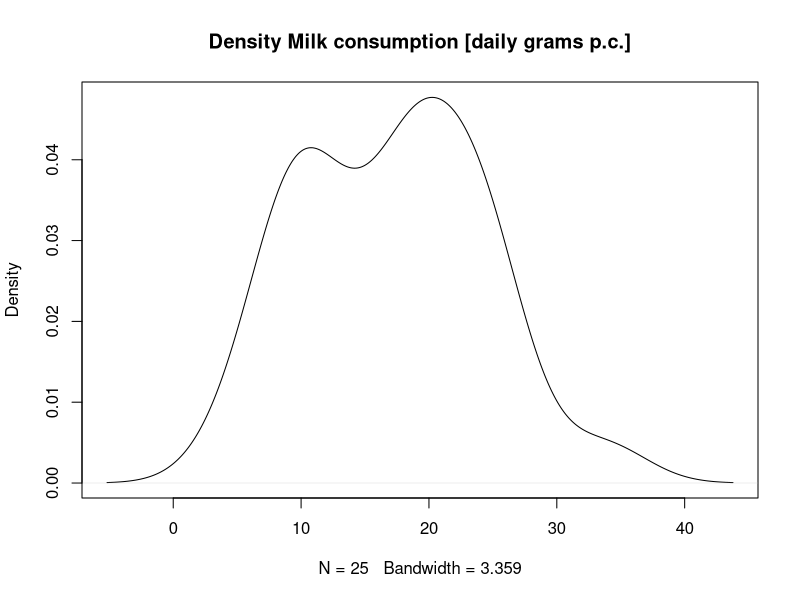
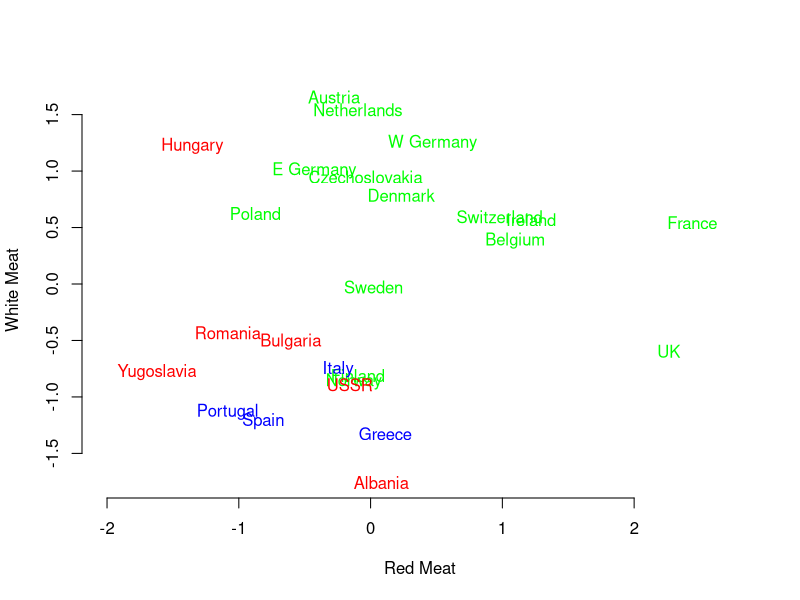
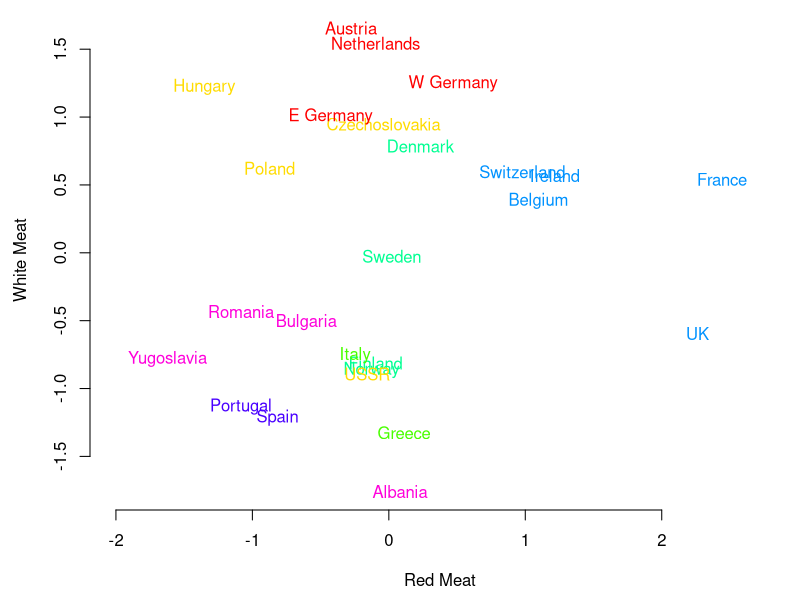
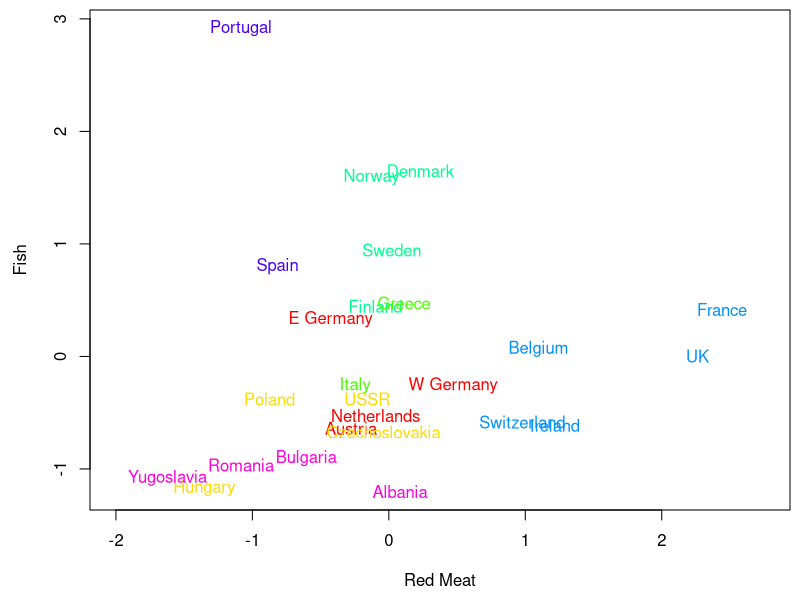
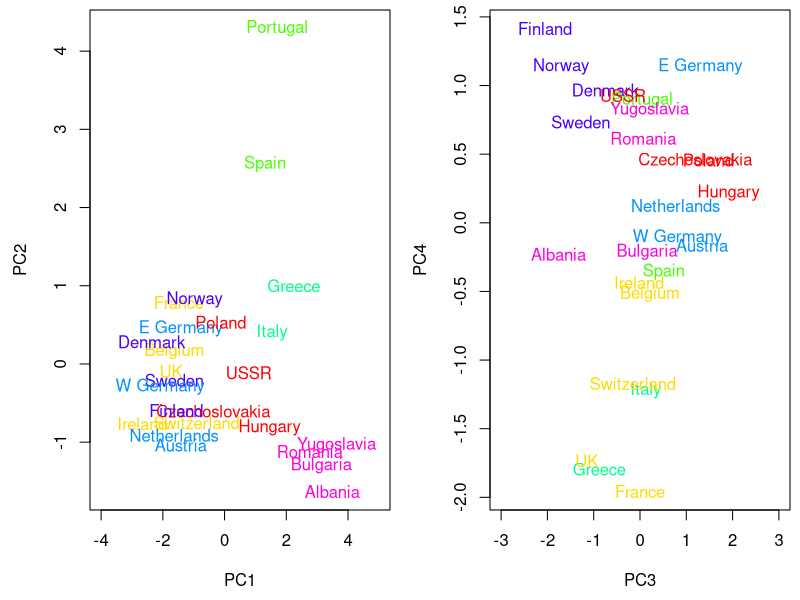
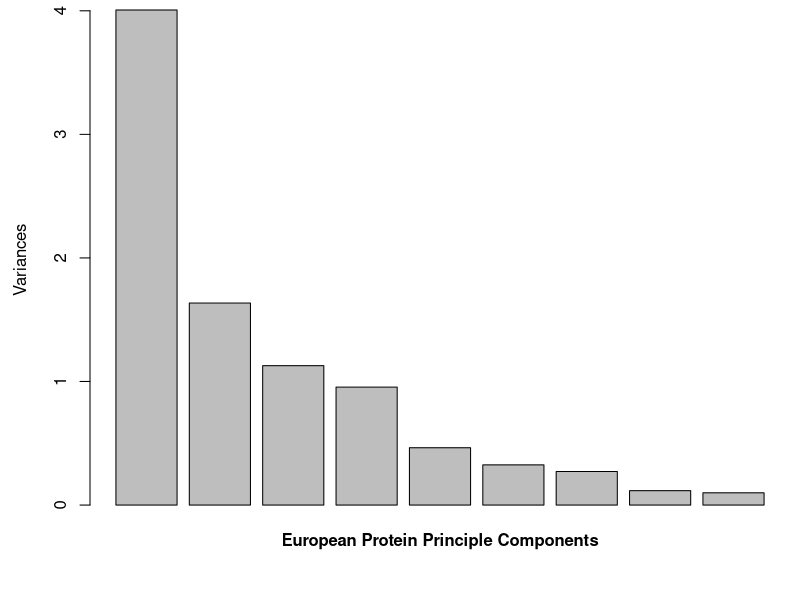

Here is the R script that generated these plots, in order:
#############################################################
# Machine Learning for Social Sciences
# Felix Hagemeister
# 2022

# R Script: K-Means and PCA

# clear environment
# -------------------------------
rm(list = ls())

# set custom path using system user name
# -------------------------------
if (Sys.getenv("USERNAME") == "felix"){
    setwd("C:/Users/felix/Dropbox/HfP/Teaching/WiSe21/ML/")}
if (Sys.getenv("USERNAME") == "[YOUR USER NAME HERE]"){
    setwd("[YOUR PATH HERE")}

# load packages
# --------------------------------------------------


# load European Protein Consumption, in grams/person-day data
# --------------------------------------------------

food <- read.csv("data/protein.csv", row.names=1) # 1st column is country name

head(food)

plot(density(food$Milk), main="Density Milk consumption [daily grams p.c.]")


# Pre-process: scale the data
# --------------------------------------------------

?scale()
xfood <- scale(food) 

# (1) K-Means
# --------------------------------------------------

# for K=3
(grpMeat <- kmeans(xfood,  centers=3, nstart=10))

plot(xfood[,"RedMeat"], xfood[,"WhiteMeat"], xlim=c(-2,2.75), 
    type="n", xlab="Red Meat", ylab="White Meat", bty="n")
text(xfood[,"RedMeat"], xfood[,"WhiteMeat"], labels=rownames(food), 
    col=rainbow(3)[grpMeat$cluster])

# for K=7 (clustering on all protein groups)
grpProtein <- kmeans(xfood, centers=7, nstart=50)
grpProtein

par(mai=c(.9,.9,.1,.1))
plot(xfood[,"RedMeat"], xfood[,"WhiteMeat"], xlim=c(-2,2.75), 
    type="n", xlab="Red Meat", ylab="White Meat", bty="n")
text(xfood[,"RedMeat"], xfood[,"WhiteMeat"], labels=rownames(food), 
    col=rainbow(7)[grpProtein$cluster]) ## col is all that differs from first plot

plot(xfood[,"RedMeat"], xfood[,"Fish"], xlim=c(-2,2.75), 
    type="n", xlab="Red Meat", ylab="Fish")
text(xfood[,"RedMeat"], xfood[,"Fish"], labels=rownames(food), 
    col=rainbow(7)[grpProtein$cluster]) ## col is all that differs from first plot

# (2) Factor Models: Principal Component Analysis (PCA)
# -----------------------------------------------------------

?prcomp()
pcfood <- prcomp(food, scale=TRUE)

# rotation matrix (phi)
round(pcfood$rotation, 1)

# PC scores (nu)
round( predict(pcfood, newdata=food["France",]),2)
head( round(zfood <- predict(pcfood),1)) 

## predict is just doing the same thing as the below:
z <- scale(food)%*%pcfood$rotation
all(z==zfood)

## implies rotations are on scale of standard deviations if scale=TRUE
## looks like PC1 is an 'average diet', PC2 is iberian
t( round(pcfood$rotation[,1:2],2) )

## do some k-means, for comparison
grpProtein <- kmeans(scale(food), centers=7, nstart=20)

## how do the PCs look?
par(mfrow=c(1,2))
plot(zfood[,1:2], type="n", xlim=c(-4,5))
text(x=zfood[,1], y=zfood[,2], labels=rownames(food), col=rainbow(7)[grpProtein$cluster])
plot(zfood[,3:4], type="n", xlim=c(-3,3))
text(x=zfood[,3], y=zfood[,4], labels=rownames(food), col=rainbow(7)[grpProtein$cluster])

## how many do we need? tough to tell, but can graph proportion of variation ("Screeplot")
par(mfrow=c(1,1))
plot(pcfood, main="")
mtext(side=1, "European Protein Principle Components",  line=1, font=2)

## summary puts these scree plots on a more intuitive scale: 
	## proportion of variation explained.
summary(pcfood)

### END
